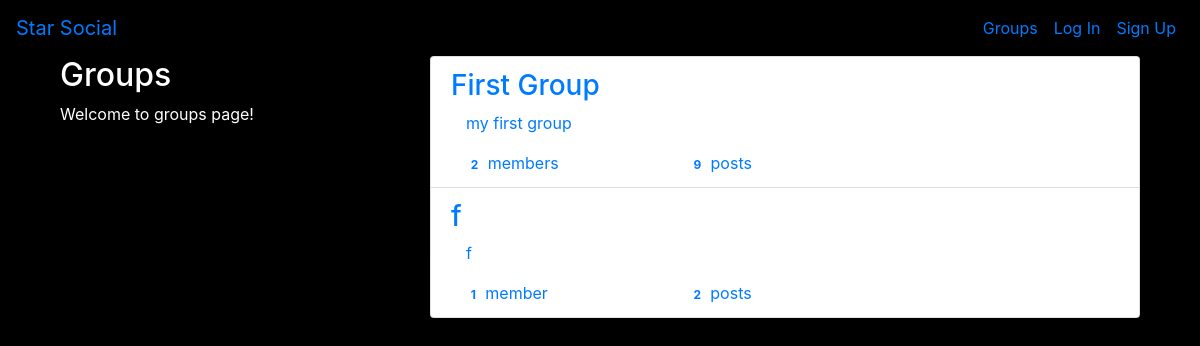
The app's page /groups/ with its own data.
### groups/models.py (models this page shows, shortened)
class Group(models.Model):
    name = models.CharField(max_length=255, unique=True)
    slug = models.SlugField(allow_unicode=True, unique=True)
    description = models.TextField(blank=True, default='')
    description_html = models.TextField(editable=False, blank=True, default='')
    members = models.ManyToManyField(User, through='GroupMember')
    class Meta:
        ordering = ['name']

### groups/views.py (the view)
# urls.py: path('', views.GroupListView.as_view(), name='all'),
class GroupListView(generic.ListView):
    model = Group
    template_name = 'groups/group_list.html'

### groups/templates/groups/group_list.html (shortened to what this page needs)
{% extends 'groups/group_base.html' %}
{% block pregroup %}
    <div class="col-md-4">
        <div class="content">
            <h2>Groups</h2>
            <p> Welcome to groups page! </p>
        </div>
    </div>
{% endblock %}
{% block group_content %}
    <div class="col-md-8">
        <div class="list-group">
            {% for group in group_list %}
                <a class="list-group-item" href="{% url 'groups:single' slug=group.slug %}">
                    <h3 class="title list-group-item-heading"> {{group.name}} </h3>
                    <div class="list-group-item-text container-fluid">
                        {{ group.description_html|safe }}
                        <div class="row">
                            <div class="col-md-4">
                                <span class="badge"> {{ group.members.count }} </span>
                                member{{ group.members.count|pluralize }}
                            </div>
                            <div class="col-md-4">
                                <span class="badge"> {{ group.posts.count }} </span>
                                post{{ group.posts.count|pluralize }}
                            </div>
                        </div>
                    </div>
                </a>
            {% endfor %}
        </div>
    </div>
{% endblock %}

### static/social_media_django/css/master.css (style rules this page uses)
body { margin: 0; overflow: hidden; background-color: black; color:white; }

### records on screen
Group: name "First Group", description_html "my first group", members.count "2", posts.count "9"
Group: name "f", description_html "f", members.count "1", posts.count "2"
